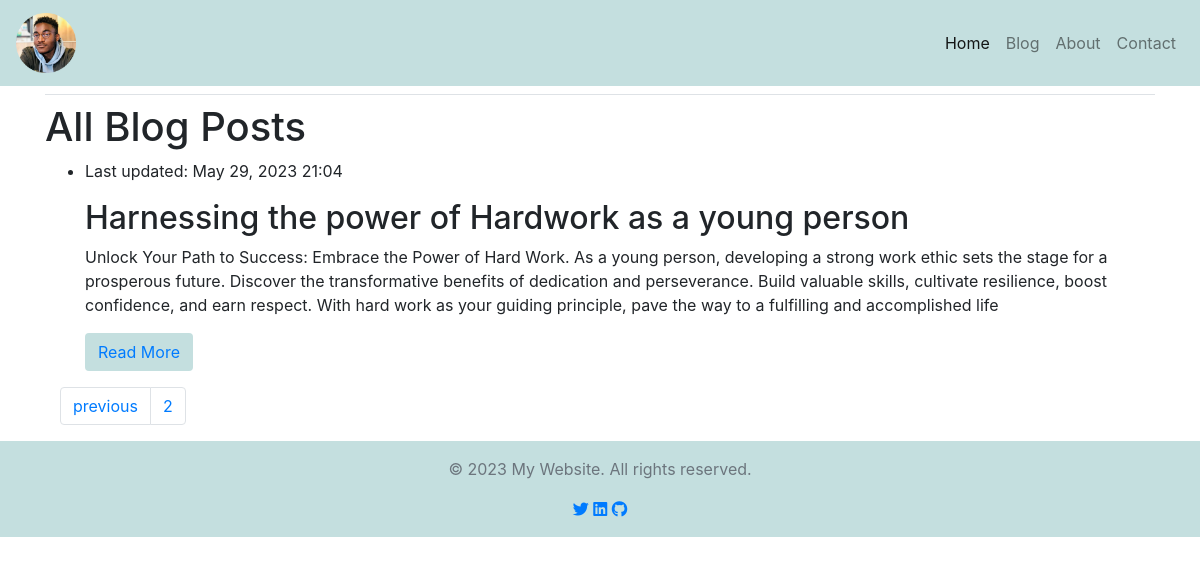
The page /blogs/?page=2 on the database its author committed.
### blogs/models.py (models this page shows, shortened)
class BlogPost(models.Model):
    title = models.CharField(max_length=200)
    catch_phrase = models.TextField(default="Bla Bla")
    content = models.TextField()
    date_published = models.DateTimeField(auto_now_add=True)
    last_updated = models.DateTimeField(auto_now=True)
    author = models.ForeignKey(User, on_delete=models.CASCADE)

### blogs/views.py (the view)
# urls.py: path('blogs/', views.post_list, name='post_list'),
def post_list(request):
    post_list = BlogPost.objects.all()
    paginator = Paginator(post_list, 3)
    page = request.GET.get('page')
    try:
        posts = paginator.page(page)
    except PageNotAnInteger:
        posts = paginator.page(1)
    except EmptyPage:
        posts = paginator.page(paginator.num_pages)
    context = {'posts': posts}
    return render(request, 'blogs/post_list.html', context)

### blogs/templates/blogs/post_list.html
{% extends "blogs/base.html" %}
{% block content %}
    <h1>All Blog Posts</h1>
    <ul>
    {% for post in posts %}
        <li>
            <p>Last updated: {{ post.last_updated|date:'M d, Y H:i' }}</p>
            <h2>{{ post.title }}</h2>
            <p>{{ post.catch_phrase }}</p>
            <button type="button" class="btn btn-default" style="background-color: #c4dfdf;"><a href="{% url 'blogs:post' post.id %}" class="text-decoration-none">Read More</a></button>
        </li>
    {% empty %}
        <p>No posts yet!</p>
    {% endfor %}
    </ul>
    {% include "blogs/pagination.html" with page=posts %}
{% endblock %}

### rows shown on the page
BlogPost: last_updated "May 29, 2023 21:04", title "Harnessing the power of Hardwork as a young person", catch_phrase "Unlock Your Path to Success: Embrace the Power of Hard Work. As a young person, developing a strong work ethic sets the stage for a prosperous future. Discover the transformative benefits of dedication and perseverance. Build valuable skills, cultivate resilience, boost confidence, and earn respect. With hard work as your guiding principle, pave the way to a fulfilling and accomplished life"

### other values the page prints
{{ posts.number }} "2"
